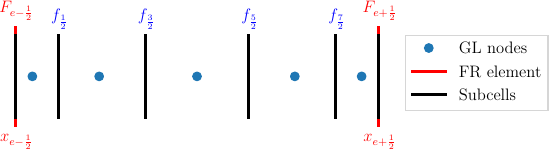

Reproduce this figure in Python.
import numpy as np
from matplotlib import rcParams
rcParams['font.size'] = 12
rcParams['font.family'] = 'serif'
rcParams['figure.autolayout'] = True
rcParams['lines.linewidth'] = 2
rcParams['lines.markersize'] = 6
rcParams['axes.titlesize'] = 15
rcParams['axes.labelsize'] = 14
rcParams['text.usetex'] = True    # This will use Latex fonts (slow)
from matplotlib import rc
rc('text.latex', preamble = '\\usepackage{color}')
import os
import matplotlib.pyplot as plt

k = 4
nd = k + 1

def annotate(ax, label, location, color = 'black'):
    ax.annotate(label, xy=location,  xycoords='data',
    xytext=location, textcoords='data', fontsize='12',
    horizontalalignment='center', verticalalignment='center', color=color)

# Solution points
xg, wg = np.polynomial.legendre.leggauss(nd)
# Transform to [0,1]
xg = 0.5*(xg + 1.0)
wg = 0.5*wg

xf = np.zeros(nd+2)
xf[0] = 0.0
for i in range(1,nd+1):
    xf[i] = xf[i-1] + wg[i-1]
xf[-1] = 1.0

plt.figure(figsize=(6,2))
ax = plt.gca()
plt.plot(xg,np.zeros(nd),'o', label = "GL nodes")
# plt.plot([0-(1-xg[-1]), 1+xg[0]], [0,0], 'ro')
annotate(ax, "$F_{e-\\frac{1}{2}}$", [xf[0]+0.0,  0.16], color = 'red')
annotate(ax, "$F_{e+\\frac{1}{2}}$", [xf[-1]+0.0, 0.16], color = 'red')
annotate(ax, "$x_{e-\\frac{1}{2}}$", [xf[0]+0.0,  -0.16], color = 'red')
annotate(ax, "$x_{e+\\frac{1}{2}}$", [xf[-1]+0.0, -0.16], color = 'red')
for i in range(1,nd):
  # annotate(ax, "$f_{\\frac{"+str(2*i+1)+"}{2}}$", [xf[i]+0.0, -0.14], color = 'blue')
  annotate(ax, "$f_{\\frac{"+str(2*i-1)+"}{2}}$", [xf[i]+0.0, 0.14], color = 'blue')
  # annotate(ax, "$f_{e+\\frac{1}{2}}$", [xf[2]+0.02, -0.17])
plt.ylim((-0.2,0.2))
plt.plot([xf[0],xf[0]],[-0.12,0.12],'r-', label = 'FR element')
plt.plot([xf[-1],xf[-1]],[-0.12,0.12],'r-')

for i in range(nd+2):
    plt.plot([xf[i],xf[i]],[-0.1,0.1],'k-')

# Just to put label
plt.plot([xf[nd+1],xf[nd+1]],[-0.1,0.1],'k-', label = 'Subcells')
plt.axis('off')
ax.legend(loc='upper center', bbox_to_anchor=(1.2,0.8),
          fancybox=False, shadow=False)
plt.savefig('subcells_fvm.pdf')

os.system('bash pdfbb subcells_fvm.pdf')

plt.show()

